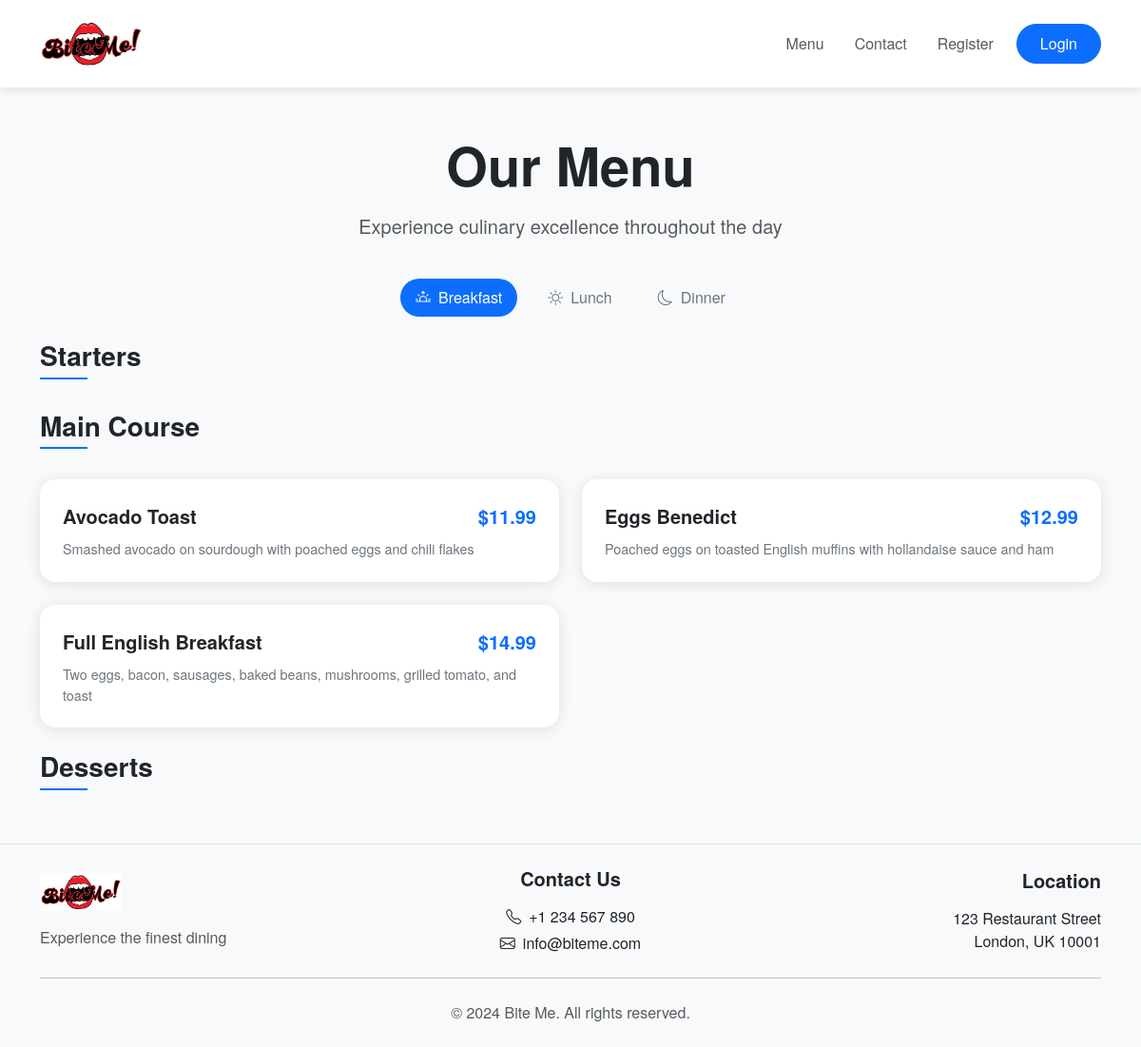
The page /menu/ on the database as committed earlier.
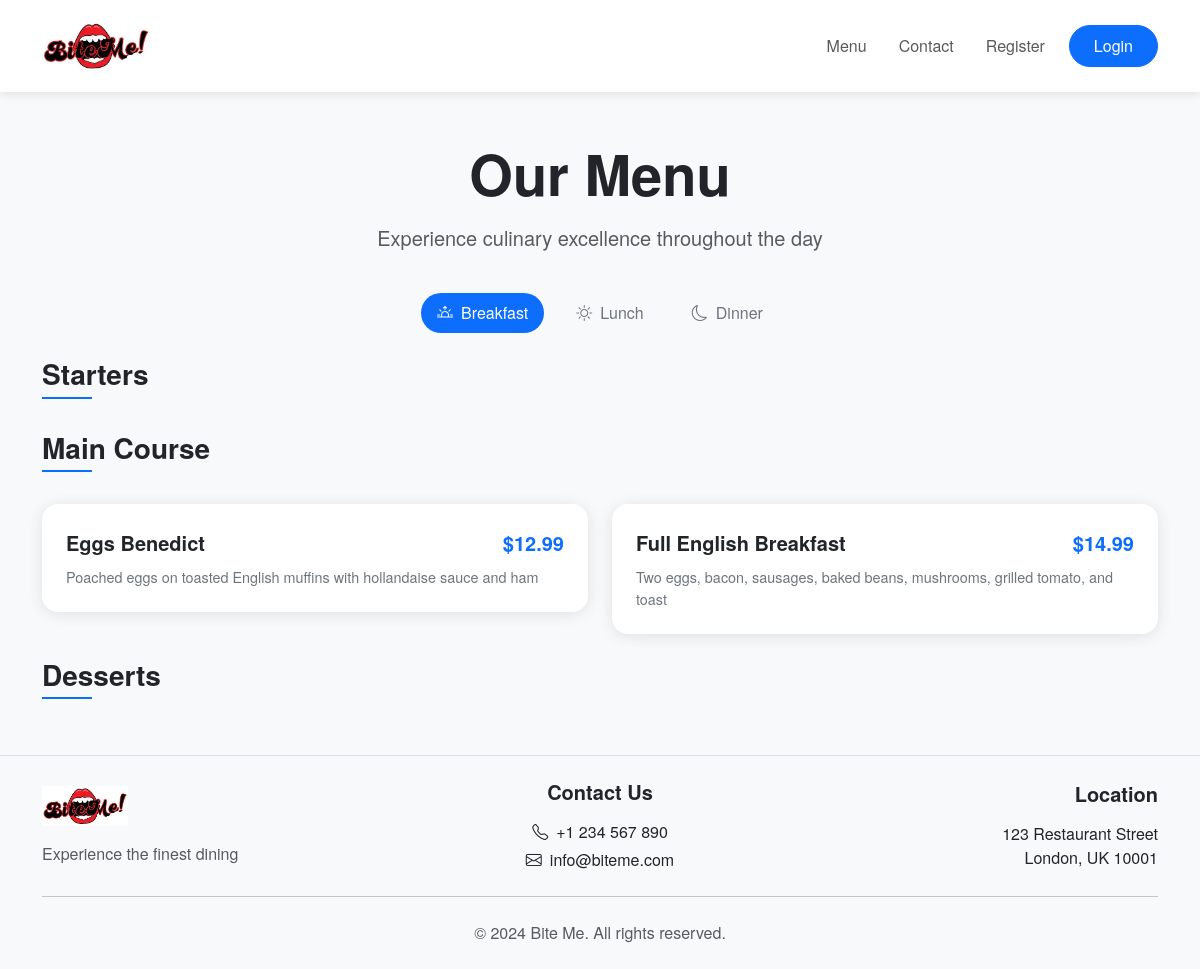
The same page on the database as committed later.
### menu/models.py (models this page shows, shortened)
class Category(models.Model):
    name = models.CharField(max_length=100)
    class Meta:
        verbose_name_plural = 'Categories'

class MenuItem(models.Model):
    MEAL_TYPES = [
        ('breakfast', 'Breakfast'),
        ('lunch', 'Lunch'),
        ('dinner', 'Dinner')
    ]
    name = models.CharField(max_length=100)
    description = models.TextField()
    price = models.DecimalField(max_digits=6, decimal_places=2)
    category = models.ForeignKey(Category, related_name='items', on_delete=models.CASCADE)
    image = models.ImageField(upload_to='menu_items/', null=True, blank=True)
    meal_type = models.CharField(max_length=10, choices=MEAL_TYPES, default='lunch')
    class Meta:
        ordering = ['category', 'name']

### booking/views.py (the view)
# urls.py: path('menu/', menu_view, name='menu'),
def menu_view(request):
    from menu.models import Category
    categories = Category.objects.prefetch_related('items').all()
    return render(request, 'menu/menu.html', {'categories': categories})

### menu/templates/menu/menu.html (shortened to what this page needs)
{% extends 'booking/base.html' %}
{% load static %}
{% block content %}
<div class="container py-4">
    <div class="row mb-4">
        <div class="col-12 text-center">
            <h2 class="display-4 fw-bold mb-3">Our Menu</h2>
            <p class="text-muted lead">Experience culinary excellence throughout the day</p>
        </div>
    </div>
    <div class="row mb-4">
        <div class="col-12">
            <ul class="nav nav-pills justify-content-center gap-3" id="menuTabs" role="tablist">
                <li class="nav-item" role="presentation">
                    <button class="nav-link active" id="breakfast-tab" data-bs-toggle="pill"
                            data-bs-target="#breakfast" type="button" role="tab">
                        <i class="bi bi-sunrise me-2"></i>Breakfast
                    </button>
                </li>
                <li class="nav-item" role="presentation">
                    <button class="nav-link" id="lunch-tab" data-bs-toggle="pill"
                            data-bs-target="#lunch" type="button" role="tab">
                        <i class="bi bi-sun me-2"></i>Lunch
                    </button>
                </li>
                <li class="nav-item" role="presentation">
                    <button class="nav-link" id="dinner-tab" data-bs-toggle="pill"
                            data-bs-target="#dinner" type="button" role="tab">
                        <i class="bi bi-moon me-2"></i>Dinner
                    </button>
                </li>
            </ul>
        </div>
    </div>
    <div class="tab-content" id="menuTabContent">
        <div class="tab-pane fade show active" id="breakfast" role="tabpanel">
            <div class="row">
                {% for category in categories %}
                    {% if category.items.all|length > 0 %}
                        <div class="col-12 mb-4">
                            <h3 class="menu-category-title">{{ category.name }}</h3>
                            <div class="row g-4">
                                {% for item in category.items.all %}
                                    {% if item.meal_type == 'breakfast' %}
                                        <div class="col-md-6">
                                            <div class="menu-item">
                                                <div class="menu-item-content">
                                                    <div class="d-flex justify-content-between align-items-center mb-2">
                                                        <h4 class="menu-item-title mb-0">{{ item.name }}</h4>
                                                        <span class="menu-item-price">${{ item.price }}</span>
                                                    </div>
                                                    <p class="menu-item-description mb-0">{{ item.description }}</p>
                                                </div>
                                            </div>
                                        </div>
                                    {% endif %}
                                {% endfor %}
                            </div>
                        </div>
                    {% endif %}
                {% endfor %}
            </div>
        </div>
    </div>
</div>
{% endblock %}

Rows that differ between the two databases and show on the page:
removed MenuItem: name "Avocado Toast", price "11.99", description "Smashed avocado on sourdough with poached eggs and chili flakes", shown under Category "Main Course"
